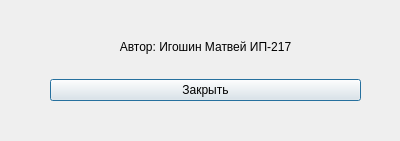
<?xml version="1.0" encoding="UTF-8"?>
<ui version="4.0">
 <class>AuthorsDialog</class>
 <widget class="QDialog" name="AuthorsDialog">
  <property name="geometry">
   <rect>
    <x>0</x>
    <y>0</y>
    <width>400</width>
    <height>141</height>
   </rect>
  </property>
  <property name="windowTitle">
   <string>Dialog</string>
  </property>
  <widget class="QWidget" name="verticalLayoutWidget">
   <property name="geometry">
    <rect>
     <x>50</x>
     <y>20</y>
     <width>311</width>
     <height>81</height>
    </rect>
   </property>
   <layout class="QVBoxLayout" name="verticalLayout">
    <item>
     <widget class="QLabel" name="label">
      <property name="sizePolicy">
       <sizepolicy hsizetype="Expanding" vsizetype="Preferred">
        <horstretch>0</horstretch>
        <verstretch>0</verstretch>
       </sizepolicy>
      </property>
      <property name="text">
       <string>Автор: Игошин Матвей ИП-217</string>
      </property>
      <property name="alignment">
       <set>Qt::AlignCenter</set>
      </property>
     </widget>
    </item>
    <item>
     <widget class="QPushButton" name="pushButton">
      <property name="text">
       <string>Закрыть</string>
      </property>
     </widget>
    </item>
   </layout>
  </widget>
 </widget>
 <resources/>
 <connections>
  <connection>
   <sender>pushButton</sender>
   <signal>clicked()</signal>
   <receiver>AuthorsDialog</receiver>
   <slot>close()</slot>
   <hints>
    <hint type="sourcelabel">
     <x>189</x>
     <y>77</y>
    </hint>
    <hint type="destinationlabel">
     <x>199</x>
     <y>149</y>
    </hint>
   </hints>
  </connection>
 </connections>
</ui>
